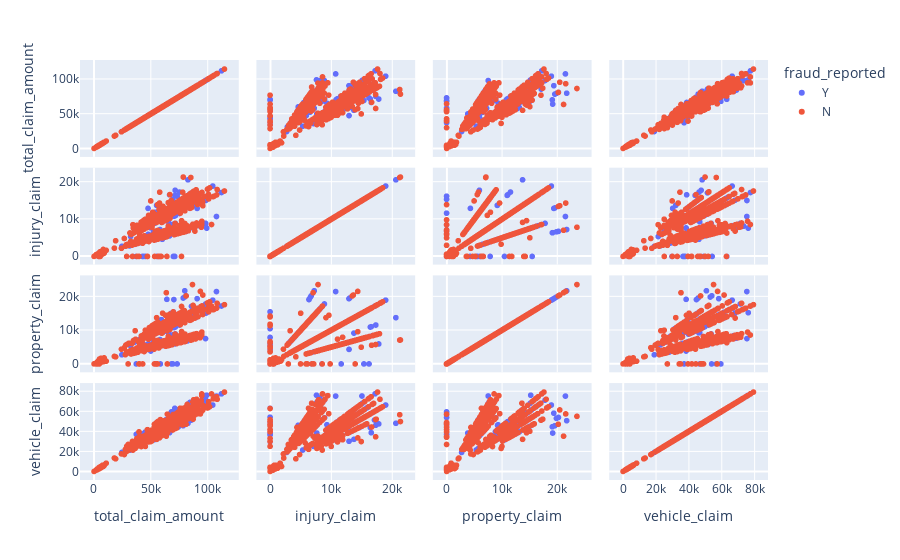

Write notebook code for a chart like this one.
### Markdown cell above
Let's see how Total Claim, Injury Claim, Property Claim, and Vehicle Claim are related with fraud_reported

### Code cell
fig = px.scatter_matrix(train, dimensions=["total_claim_amount", "injury_claim", "property_claim", "vehicle_claim"], color = "fraud_reported")
fig.show()

### Figure 1 — Plotly figure (JSON) as saved in the notebook; plotly's stock layout.template omitted (floating-point values rounded to 4 significant figures; data arrays with more than 128 entries replaced by an {"elided": "..."} marker saying what was removed)
{"data": [{"dimensions": [{"axis": {"matches": true}, "label": "total_claim_amount", "values": {"elided": "247 int values"}}, {"axis": {"matches": true}, "label": "injury_claim", "values": {"elided": "247 int values"}}, {"axis": {"matches": true}, "label": "property_claim", "values": {"elided": "247 int values"}}, {"axis": {"matches": true}, "label": "vehicle_claim", "values": {"elided": "247 int values"}}], "hoverlabel": {"namelength": 0}, "hovertemplate": "fraud_reported=Y<br>%{xaxis.title.text}=%{x}<br>%{yaxis.title.text}=%{y}", "legendgroup": "Y", "marker": {"color": "#636efa", "symbol": "circle"}, "name": "Y", "showlegend": true, "type": "splom"}, {"dimensions": [{"axis": {"matches": true}, "label": "total_claim_amount", "values": {"elided": "753 int values"}}, {"axis": {"matches": true}, "label": "injury_claim", "values": {"elided": "753 int values"}}, {"axis": {"matches": true}, "label": "property_claim", "values": {"elided": "753 int values"}}, {"axis": {"matches": true}, "label": "vehicle_claim", "values": {"elided": "753 int values"}}], "hoverlabel": {"namelength": 0}, "hovertemplate": "fraud_reported=N<br>%{xaxis.title.text}=%{x}<br>%{yaxis.title.text}=%{y}", "legendgroup": "N", "marker": {"color": "#EF553B", "symbol": "circle"}, "name": "N", "showlegend": true, "type": "splom"}], "layout": {"dragmode": "select", "legend": {"title": {"text": "fraud_reported"}, "tracegroupgap": 0}, "margin": {"t": 60}}}
